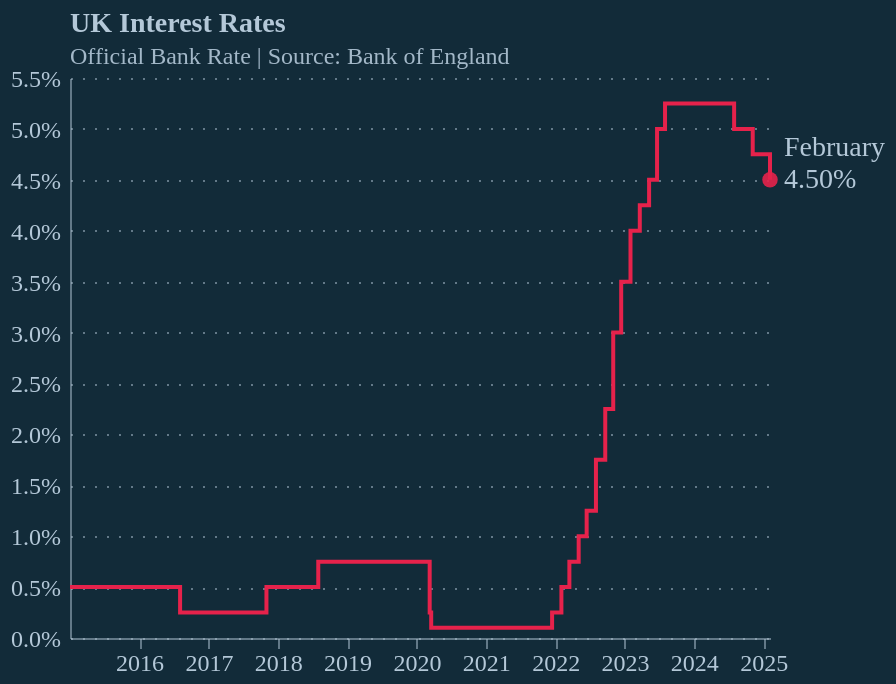

The specification (Vega-Lite) saved for this image:
### Vega-Lite specification from a JSON file in a GitHub repository (floating-point values rounded to 4 significant figures; data arrays with more than 128 entries replaced by an {"elided": "..."} marker saying what was removed)
{"config": {"background": "#122b39", "font": "Circular Std", "axis": {"labelColor": "#b4c8d8", "tickColor": "#b4c8d8", "domainColor": "#b4c8d8", "domainOpacity": 0.5, "title": null, "labelFontSize": 12}, "axisX": {"grid": false, "labelAngle": 0, "tickCount": 10, "tickOpacity": 0.5}, "axisY": {"gridColor": "#b4c8d8", "gridDash": [1, 5], "gridOpacity": 0.5, "labelPadding": 5, "tickCount": 8, "tickOpacity": 0.5, "ticks": false, "format": "%"}, "line": {"color": "#e6224b"}, "view": {"stroke": null, "continuousWidth": 350, "continuousHeight": 280}, "title": {"anchor": "start", "dx": 24, "fontSize": 14, "subtitleFontSize": 12, "color": "#b4c8d8", "subtitleColor": "#b4c8d8E6", "subtitlePadding": 4, "offset": -1}}, "layer": [{"data": {"name": "data-25eb31371400350777557b246c9a3909"}, "mark": {"type": "line", "interpolate": "step-after"}, "encoding": {"x": {"field": "date", "type": "temporal"}, "y": {"field": "value", "type": "quantitative"}}}, {"data": {"name": "data-4c279b82162356792aeabbb5f536febb"}, "mark": {"type": "point", "color": "#e6224b", "filled": true, "opacity": 0.9, "size": 60}, "encoding": {"x": {"field": "date", "type": "temporal"}, "y": {"field": "value", "type": "quantitative"}}}, {"data": {"name": "data-4c279b82162356792aeabbb5f536febb"}, "mark": {"type": "text", "align": "left", "baseline": "middle", "color": "#b4c8d8", "dx": 7, "dy": 0, "fontSize": 14}, "encoding": {"text": {"field": "value", "format": ".2%", "type": "quantitative"}, "x": {"field": "date", "type": "temporal"}, "y": {"field": "value", "type": "quantitative"}}}, {"data": {"name": "data-4c279b82162356792aeabbb5f536febb"}, "mark": {"type": "text", "align": "left", "baseline": "middle", "color": "#b4c8d8", "dx": 7, "dy": -16, "fontSize": 14}, "encoding": {"text": {"field": "date", "format": "%B", "type": "temporal"}, "x": {"field": "date", "type": "temporal"}, "y": {"field": "value", "type": "quantitative"}}}], "title": {"text": "UK Interest Rates", "subtitle": ["Official Bank Rate | Source: Bank of England"], "dx": 30}, "$schema": "https://vega.github.io/schema/vega-lite/v5.17.0.json", "datasets": {"data-25eb31371400350777557b246c9a3909": {"elided": "2553 records"}, "data-4c279b82162356792aeabbb5f536febb": [{"date": "2025-02-06T00:00:00", "value": 0.045}]}, "width": 350, "height": 280}
